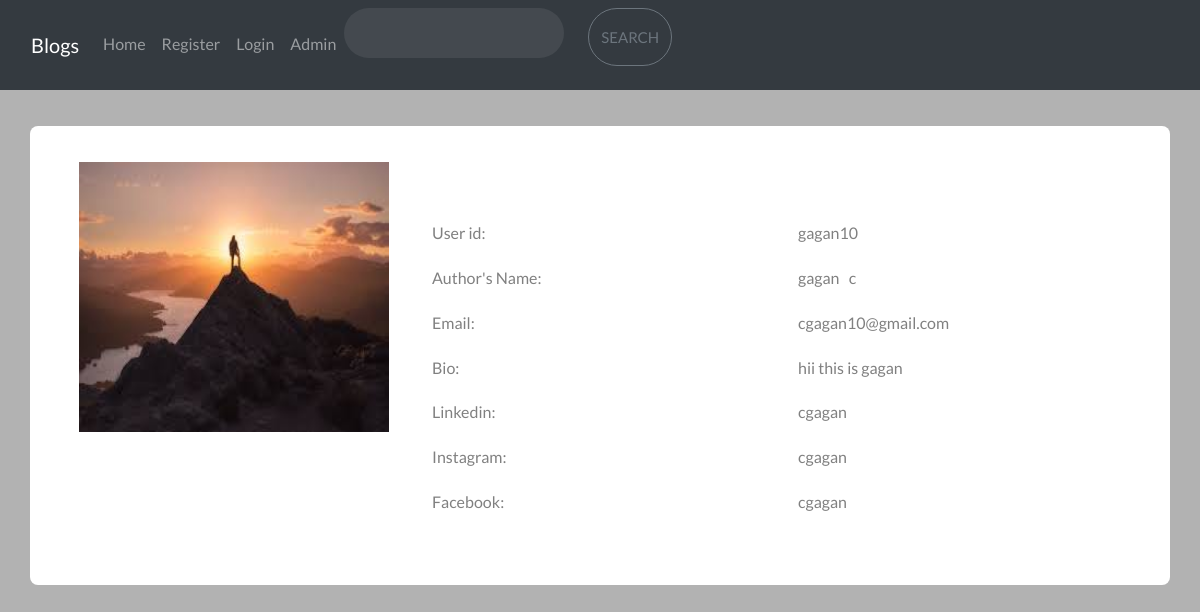
The app's page /user_profile/17/ with its own data.
### home/models.py (models this page shows)
class Profile(models.Model):
    user = models.OneToOneField(User, on_delete=models.CASCADE, blank=True, null=True)
    image = models.ImageField(upload_to="profile_pics", blank=True, null=True)
    bio = models.TextField(blank=True, null=True)
    phone_no = models.IntegerField(blank=True, null=True)
    facebook = models.CharField(max_length=300, blank=True, null=True)
    instagram = models.CharField(max_length=300, blank=True, null=True)
    linkedin = models.CharField(max_length=300, blank=True, null=True)
    def __str__(self):
        return str(self.user)

### home/views.py (the view)
# urls.py: path("user_profile/<int:myid>/", views.user_profile, name="user_profile"),
def user_profile(request, myid):
    print("User Id : ", myid)
    posts = User.objects.filter(id=myid)
    profile = Profile.objects.filter(user_id=myid)
    print("Posts : ", posts)
    print("Profile : ", profile)
    post=posts[0]
    profiledata={}
    if(profile):
        profiledata = profile[0]
    print("First Name : ", post.first_name, " Email : ", post.email)
    return render(request, "user_profile.html", {'post':post, 'profiledata':profiledata})

### home/templates/user_profile.html (shortened to what this page needs)
{% extends 'base.html' %}
{% block body %}
<div class="container profile">
    <form method="post">
        <div class="row">
            <div class="col-md-4">
                <div class="profile-img">
			  {% if profiledata.image %}
                    <img src="/media/{{profiledata.image}}" alt="" width="310px" height="270px">
                    {% endif %}
                </div>
            </div>
            <div class="col-md-8">
                <div class="profile-tab">
                    <div class="tab-pane">
                        <br><br>
                        <div class="row">
                            <div class="col-md-6">
                                <label>User id:</label>
                            </div>
                            <div class="col-md-6">
                                <p>{{post.username}}</p>
                            </div>
                        </div>
                        <div class="row">
                            <div class="col-md-6">
                                <label>Author's Name:</label>
                            </div>
                            <div class="col-md-6">
                                <p>{{post.first_name}} &nbsp; {{post.last_name}}</p>
                            </div>
                        </div>
                        <div class="row">
                            <div class="col-md-6">
                                <label>Email:</label>
                            </div>
                            <div class="col-md-6">
                                <p>{{post.email}}</p>
                            </div>
                        </div>
                        {% if profiledata.bio %}
                        <div class="row">
                            <div class="col-md-6">
                                <label>Bio:</label>
                            </div>
                            <div class="col-md-6">
                                <p>{{profiledata.bio}}</p>
                            </div>
                        </div>
				{% endif %}
                        {% if profiledata.linkedin %}
                        <div class="row">
                            <div class="col-md-6">
                                <label>Linkedin:</label>
                            </div>
                            <div class="col-md-6">
                                <p>{{profiledata.linkedin}}</p>
                            </div>
                        </div>
                        {% endif %}
                        {% if profiledata.instagram %}
                        <div class="row">
                            <div class="col-md-6">
                                <label>Instagram:</label>
                            </div>
                            <div class="col-md-6">
                                <p>{{profiledata.instagram}}</p>
                            </div>
                        </div>
				{% endif %}
                        {% if profiledata.facebook %}
                        <div class="row">
                            <div class="col-md-6">
                                <label>Facebook:</label>
                            </div>
                            <div class="col-md-6">
                                <p>{{profiledata.facebook}}</p>
                            </div>
                        </div>
                        {% endif %}
                    </div>
                </div>
            </div>
    </form>
</div>
{% endblock %}

### records on screen
Profile: image (picture), bio "hii this is gagan", linkedin "cgagan", instagram "cgagan", facebook "cgagan"

### other values on screen
{{ post.username }} "gagan10"
{{ post.first_name }} "gagan"
{{ post.last_name }} "c"
{{ post.email }} "cgagan10@gmail.com"
